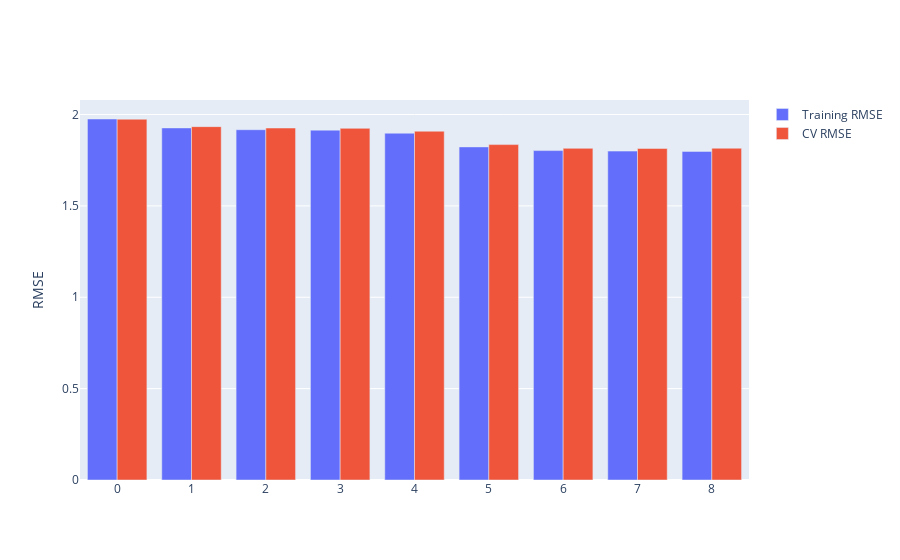

Notebook cell for this chart:
### Code cell
compare_models(models)

### Figure 1 — Plotly figure (JSON) as saved in the notebook; plotly's stock layout.template omitted (floating-point values rounded to 4 significant figures)
{"data": [{"name": "Training RMSE", "type": "bar", "x": [0, 1, 2, 3, 4, 5, 6, 7, 8], "y": [1.975, 1.927, 1.917, 1.915, 1.898, 1.823, 1.803, 1.8, 1.798]}, {"name": "CV RMSE", "type": "bar", "x": [0, 1, 2, 3, 4, 5, 6, 7, 8], "y": [1.974, 1.934, 1.926, 1.924, 1.909, 1.836, 1.815, 1.814, 1.816]}], "layout": {"yaxis": {"title": {"text": "RMSE"}}}}
